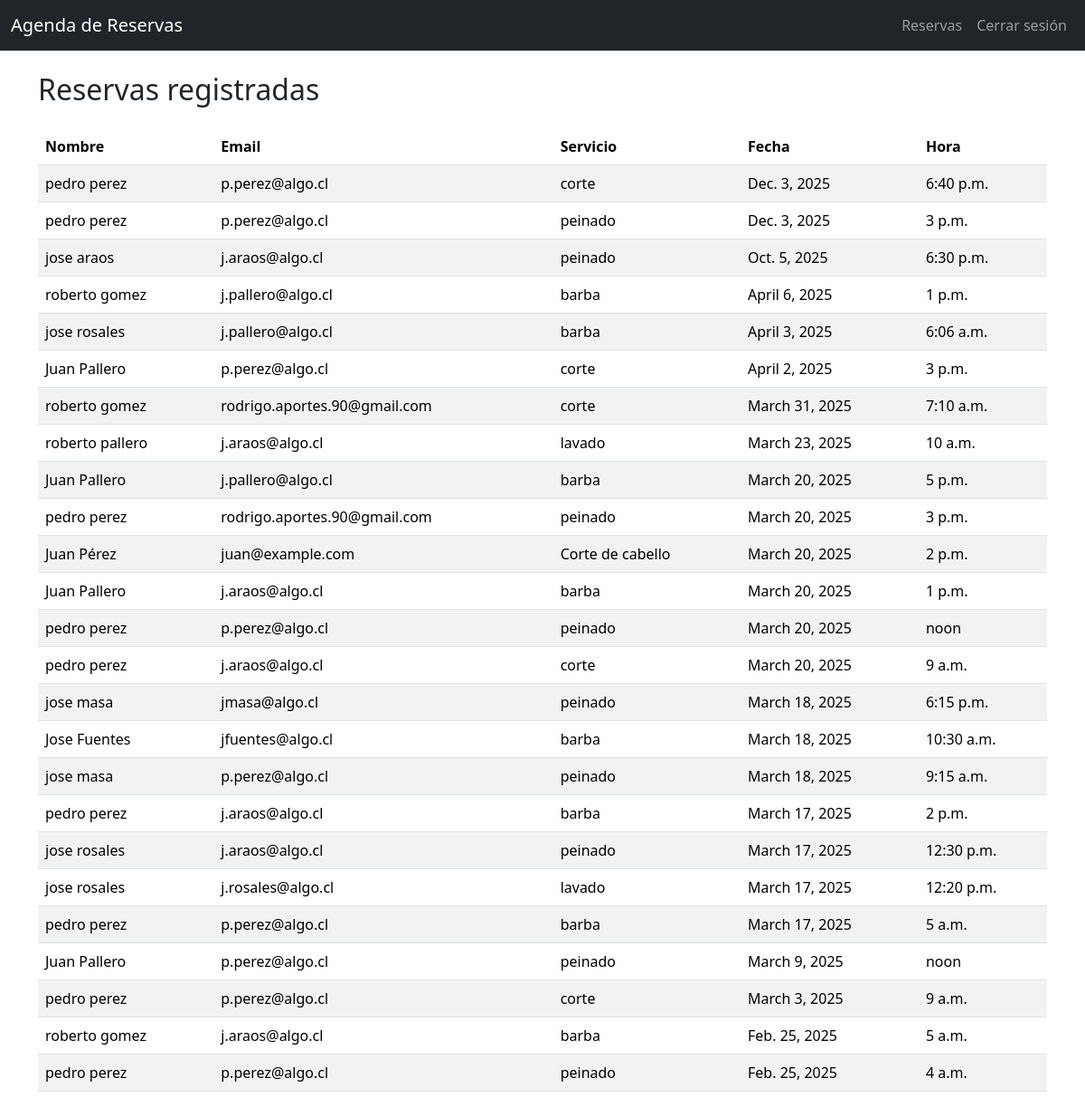
/reservas/ (signed in), run on the app's committed database.
### reservas/models.py (models this page shows, shortened)
class Reserva(models.Model):
    nombre = models.CharField(max_length=100)
    email = models.EmailField()
    servicio = models.CharField(max_length=100)
    fecha = models.DateField()
    hora = models.TimeField()
    creado = models.DateTimeField(auto_now_add=True)

### reservas/views.py (the view)
# urls.py: path('reservas/', views.lista_reservas, name='lista_reservas'),
@login_required
def lista_reservas(request):
    reservas = Reserva.objects.all().order_by('-fecha', '-hora')
    return render(request, 'reservas/lista_reservas.html', {'reservas': reservas})

### reservas/templates/reservas/lista_reservas.html (shortened to what this page needs)
{% extends 'reservas/base.html' %}
{% block content %}
<h2>Reservas registradas</h2>
<table class="table table-striped mt-4">
  <thead>
    <tr>
      <th>Nombre</th>
      <th>Email</th>
      <th>Servicio</th>
      <th>Fecha</th>
      <th>Hora</th>
    </tr>
  </thead>
  <tbody>
    {% for r in reservas %}
      <tr>
        <td>{{ r.nombre }}</td>
        <td>{{ r.email }}</td>
        <td>{{ r.servicio }}</td>
        <td>{{ r.fecha }}</td>
        <td>{{ r.hora }}</td>
      </tr>
    {% empty %}
      <tr>
        <td colspan="5">No hay reservas aún.</td>
      </tr>
    {% endfor %}
  </tbody>
</table>
{% endblock %}

### reservas/templates/reservas/base.html (shortened to what this page needs)
<!DOCTYPE html>
<html lang="es">
<head>
  <link href="https://cdn.jsdelivr.net/npm/bootstrap@5.3.2/dist/css/bootstrap.min.css" rel="stylesheet">
  <link href="https://cdn.jsdelivr.net/npm/bootstrap-datepicker@1.9.0/dist/css/bootstrap-datepicker.min.css" rel="stylesheet">
</head>
<body>
  <nav class="navbar navbar-expand-lg navbar-dark bg-dark mb-4">
    <div class="container-fluid">
      <a class="navbar-brand" href="/">Agenda de Reservas</a>
      <div class="collapse navbar-collapse">
        <ul class="navbar-nav ms-auto">
          {% if user.is_authenticated %}
            <li class="nav-item">
              <a class="nav-link" href="{% url 'lista_reservas' %}">Reservas</a>
            </li>
            <li class="nav-item">
              <a class="nav-link" href="{% url 'logout' %}">Cerrar sesión</a>
            </li>
          {% else %}
            <li class="nav-item">
              <a class="nav-link" href="{% url 'login' %}">Iniciar sesión</a>
            </li>
          {% endif %}
        </ul>
      </div>
    </div>
  </nav>
  <div class="container">
    {% block content %}{% endblock %}
  </div>
</body>
</html>

### data on the page
Reserva: nombre "pedro perez", email "p.perez@algo.cl", servicio "corte", fecha "Dec. 3, 2025", hora "6:40 p.m."
Reserva: nombre "pedro perez", email "p.perez@algo.cl", servicio "peinado", fecha "Dec. 3, 2025", hora "3 p.m."
Reserva: nombre "jose araos", email "j.araos@algo.cl", servicio "peinado", fecha "Oct. 5, 2025", hora "6:30 p.m."
Reserva: nombre "roberto gomez", email "j.pallero@algo.cl", servicio "barba", fecha "April 6, 2025", hora "1 p.m."
Reserva: nombre "jose rosales", email "j.pallero@algo.cl", servicio "barba", fecha "April 3, 2025", hora "6:06 a.m."
Reserva: nombre "Juan Pallero", email "p.perez@algo.cl", servicio "corte", fecha "April 2, 2025", hora "3 p.m."
Reserva: nombre "roberto gomez", email "rodrigo.aportes.90@gmail.com", servicio "corte", fecha "March 31, 2025", hora "7:10 a.m."
Reserva: nombre "roberto pallero", email "j.araos@algo.cl", servicio "lavado", fecha "March 23, 2025", hora "10 a.m."
Reserva: nombre "Juan Pallero", email "j.pallero@algo.cl", servicio "barba", fecha "March 20, 2025", hora "5 p.m."
Reserva: nombre "pedro perez", email "rodrigo.aportes.90@gmail.com", servicio "peinado", fecha "March 20, 2025", hora "3 p.m."
Reserva: nombre "Juan Pérez", email "juan@example.com", servicio "Corte de cabello", fecha "March 20, 2025", hora "2 p.m."
Reserva: nombre "Juan Pallero", email "j.araos@algo.cl", servicio "barba", fecha "March 20, 2025", hora "1 p.m."
Reserva: nombre "pedro perez", email "p.perez@algo.cl", servicio "peinado", fecha "March 20, 2025", hora "noon"
Reserva: nombre "pedro perez", email "j.araos@algo.cl", servicio "corte", fecha "March 20, 2025", hora "9 a.m."
Reserva: nombre "jose masa", email "jmasa@algo.cl", servicio "peinado", fecha "March 18, 2025", hora "6:15 p.m."
Reserva: nombre "Jose Fuentes", email "jfuentes@algo.cl", servicio "barba", fecha "March 18, 2025", hora "10:30 a.m."
Reserva: nombre "jose masa", email "p.perez@algo.cl", servicio "peinado", fecha "March 18, 2025", hora "9:15 a.m."
Reserva: nombre "pedro perez", email "j.araos@algo.cl", servicio "barba", fecha "March 17, 2025", hora "2 p.m."
Reserva: nombre "jose rosales", email "j.araos@algo.cl", servicio "peinado", fecha "March 17, 2025", hora "12:30 p.m."
Reserva: nombre "jose rosales", email "j.rosales@algo.cl", servicio "lavado", fecha "March 17, 2025", hora "12:20 p.m."
Reserva: nombre "pedro perez", email "p.perez@algo.cl", servicio "barba", fecha "March 17, 2025", hora "5 a.m."
Reserva: nombre "Juan Pallero", email "p.perez@algo.cl", servicio "peinado", fecha "March 9, 2025", hora "noon"
Reserva: nombre "pedro perez", email "p.perez@algo.cl", servicio "corte", fecha "March 3, 2025", hora "9 a.m."
Reserva: nombre "roberto gomez", email "j.araos@algo.cl", servicio "barba", fecha "Feb. 25, 2025", hora "5 a.m."
Reserva: nombre "pedro perez", email "p.perez@algo.cl", servicio "peinado", fecha "Feb. 25, 2025", hora "4 a.m."
